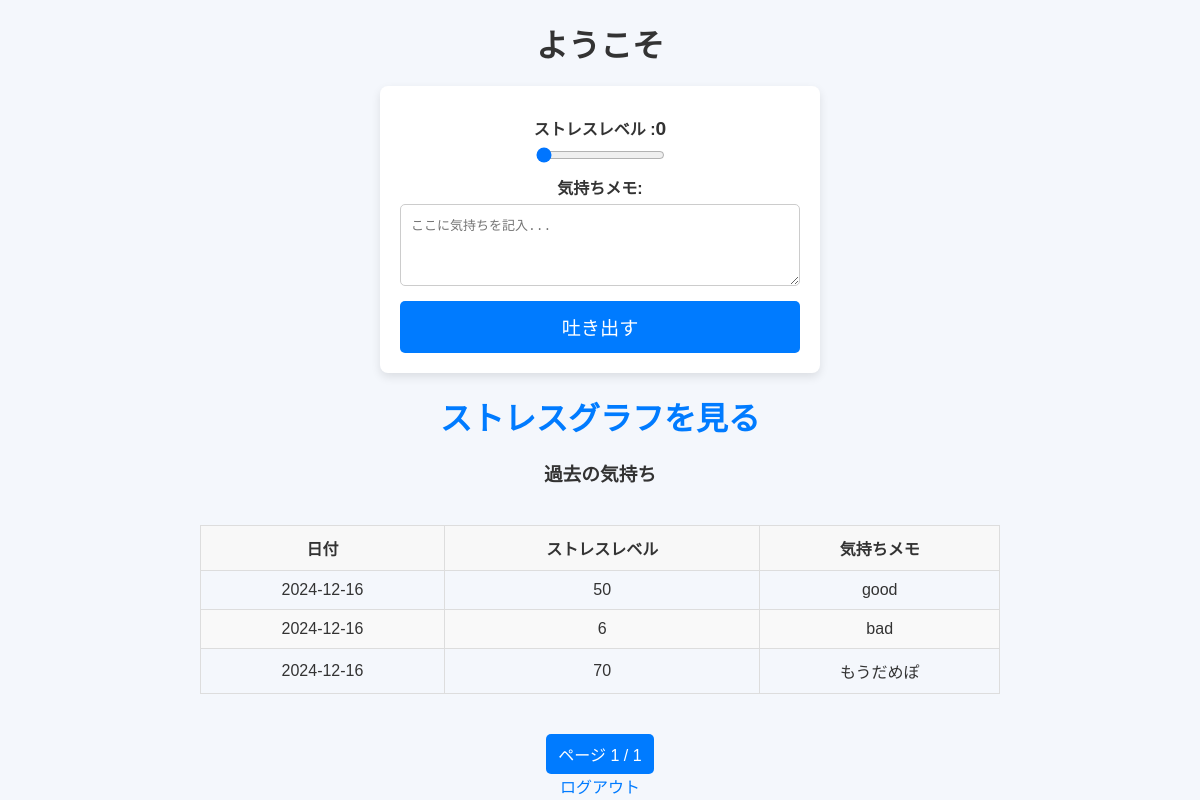
The page /dashboard (signed in) on the database as committed earlier.
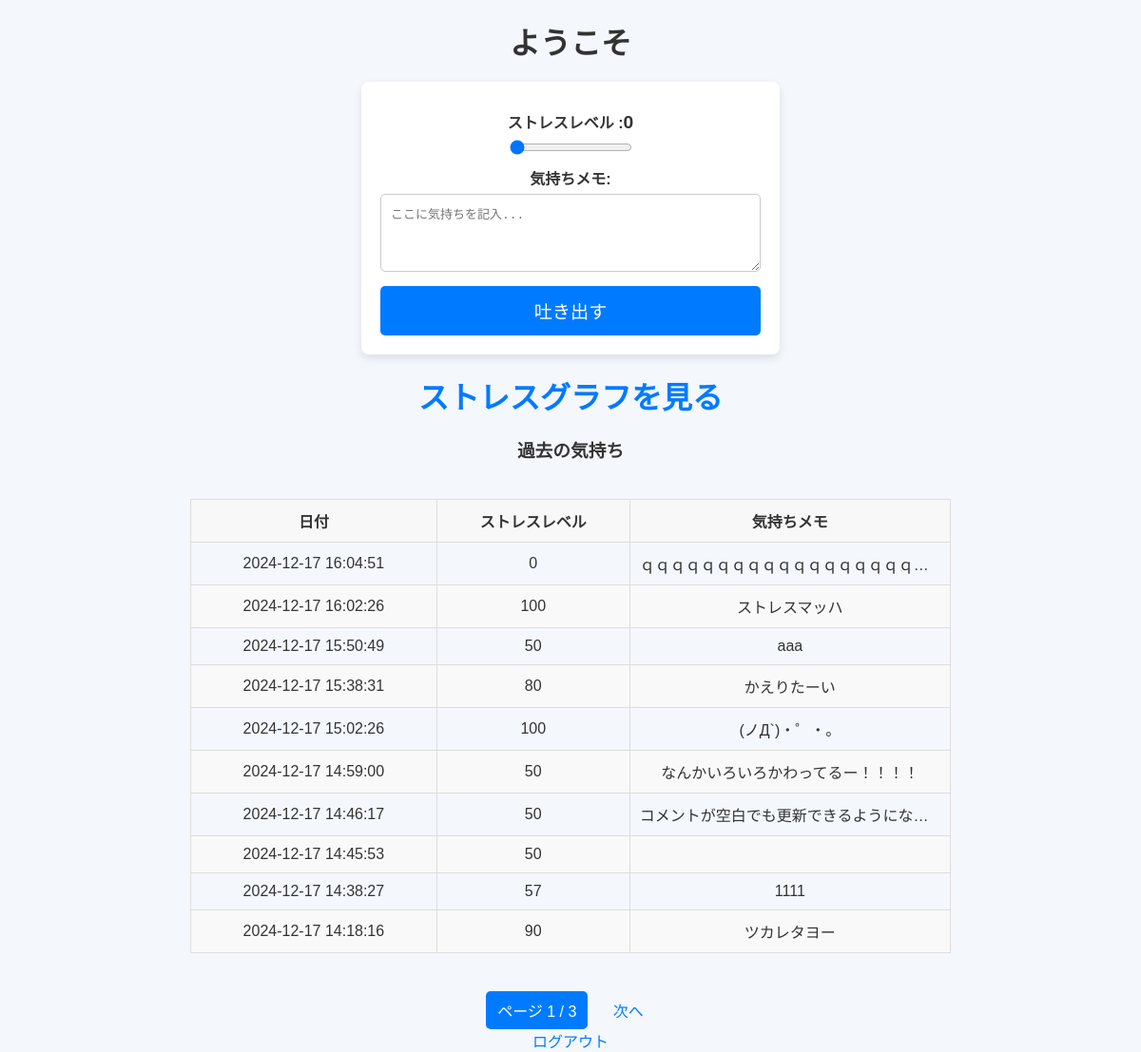
The same page on the database as committed later.
### tables this page shows
CREATE TABLE mental_checks (
            id INTEGER PRIMARY KEY AUTOINCREMENT,
            user_id INTEGER NOT NULL,
            date TEXT NOT NULL,
            stress_level INTEGER NOT NULL,
            mood_description TEXT,
            FOREIGN KEY (user_id) REFERENCES users (id)
        );

### health/Mental_Check_App.py (the view, shortened to what this page needs)
@app.route('/dashboard', methods=['GET', 'POST'])
def dashboard():
    if 'user_id' not in session:
        return redirect(url_for('login'))
    user_id = session['user_id']
    page = request.args.get('page', 1, type=int)
    per_page = 10
    error = None
    with get_db_connection() as conn:
        checks = conn.execute(
            'SELECT * FROM mental_checks WHERE user_id = ? ORDER BY date DESC LIMIT ? OFFSET ?',
            (user_id, per_page, (page - 1) * per_page)
        ).fetchall()
        total_checks = conn.execute('SELECT COUNT(*) FROM mental_checks WHERE user_id = ?', (user_id,)).fetchone()[0]
    total_pages = (total_checks + per_page - 1) // per_page
    return render_template('dashboard.html', checks=checks, page=page, total_pages=total_pages, error=error)

### health/Mental_Check_App.py (called while the page is built)
def get_db_connection():
    conn = sqlite3.connect(DATABASE)
    conn.row_factory = sqlite3.Row
    return conn

### health/templates/dashboard.html (shortened to what this page needs)
<!DOCTYPE html>
<html lang="ja">
<head>
    <link rel="stylesheet" href="{{ url_for('static', filename='css/style.css') }}">
</head>
<body>
    <h1>ようこそ</h1>
    <form action="{{ url_for('dashboard') }}" method="POST">
        <label for="stress_level">ストレスレベル :<span id="stress_value">0</span></label>
        <input type="range" id="stress_level" name="stress_level" min="0" max="100" step="5" value="0" required oninput="updateStressValue()">
        <label for="mood_description">気持ちメモ:</label>
        <textarea id="mood_description" name="mood_description" rows="4" placeholder="ここに気持ちを記入..." maxlength="500"></textarea>
        <button type="submit">吐き出す</button>
    </form>
    <h2><a href="{{ url_for('analysis') }}">ストレスグラフを見る</a></h2>
    <h3>過去の気持ち</h3>
    <div class="table-container">
        <table>
            <thead>
                <tr>
                    <th>日付</th>
                    <th>ストレスレベル</th>
                    <th>気持ちメモ</th>
                </tr>
            </thead>
            <tbody>
                {% for check in checks %}
                <tr>
                    <td>{{ check['date'] }}</td>
                    <td>{{ check['stress_level'] }}</td>
                    <td class="tooltip-cell" data-label="気持ちメモ">
                        {{ check['mood_description'] }}
                    </td>
                </tr>
                {% endfor %}
            </tbody>
        </table>
    </div>
    <div class="pagination">
        <span class="current-page">ページ {{ page }} / {{ total_pages }}</span>
        {% if page < total_pages %}
            <a href="{{ url_for('dashboard', page=page+1) }}">次へ</a>
        {% endif %}
    </div>
    <a href="{{ url_for('logout') }}">ログアウト</a>
</body>
</html>

### health/static/css/style.css (style rules this page uses)
body { font-family: 'Arial', sans-serif; background-color: #f4f7fc; color: #333; margin: 0; padding: 0; text-align: center; }
h1, h2 { font-size: 2em; color: #333; margin: 20px 0; }
textarea { width: 100%; padding: 10px; margin: 0; border: 1px solid #ccc; border-radius: 5px; box-sizing: border-box; }
form { background-color: #fff; padding: 20px; margin: 20px auto; border-radius: 8px; box-shadow: 0 4px 10px rgba(0, 0, 0, 0.1); max-width: 400px; text-align: left; display: flex; flex-direction: column; align-items: center; }
label { display: block; margin: 10px 0 5px; font-weight: bold; }
input[type="text"], input[type="password"], input[type="date"], textarea { width: 100%; padding: 10px; margin-bottom: 15px; border: 1px solid #ccc; border-radius: 5px; font-size: 1em; }
button { width: 100%; padding: 12px; background-color: #007bff; color: #fff; border: none; border-radius: 5px; font-size: 1.2em; cursor: pointer; }
a { color: #007bff; text-decoration: none; font-size: 1em; }
table { width: 100%; margin: 20px auto; border-collapse: collapse; }
th, td { padding: 10px; text-align: center; border: 1px solid #ddd; }
th { background-color: #f8f8f8; }
tr:nth-child(even) { background-color: #f9f9f9; }
.table-container { max-width: 800px; margin: 0 auto; overflow-x: auto; }
td { white-space: nowrap; overflow: hidden; text-overflow: ellipsis; max-width: 200px; }
.pagination { margin-top: 20px; }
.pagination a, .pagination span { display: inline-block; padding: 8px 12px; margin: 0 5px; text-decoration: none; background-color: #f4f7fc; color: #007bff; border-radius: 5px; }
.pagination .current-page { background-color: #007bff; color: #fff; }
#stress_value { font-size: 1.2em; font-weight: bold; }

Rows that differ between the two databases and show on the page:
no longer on this page (row edited): mental_checks: date "2024-12-16", stress_level "50", mood_description "good"
no longer on this page (row edited): mental_checks: date "2024-12-16", stress_level "6", mood_description "bad"
no longer on this page (row edited): mental_checks: date "2024-12-16", stress_level "70", mood_description "もうだめぽ"
added mental_checks: date "2024-12-17 16:04:51", stress_level "0", mood_description "ｑｑｑｑｑｑｑｑｑｑｑｑｑｑｑｑｑｑ…"
added mental_checks: date "2024-12-17 16:02:26", stress_level "100", mood_description "ストレスマッハ"
added mental_checks: date "2024-12-17 15:50:49", stress_level "50", mood_description "aaa"
added mental_checks: date "2024-12-17 15:38:31", stress_level "80", mood_description "かえりたーい"
added mental_checks: date "2024-12-17 15:02:26", stress_level "100", mood_description "(ノД`)・゜・。"
added mental_checks: date "2024-12-17 14:59:00", stress_level "50", mood_description "なんかいろいろかわってるー！！！！"
added mental_checks: date "2024-12-17 14:46:17", stress_level "50", mood_description "コメントが空白でも更新できるようにな…"
added mental_checks: date "2024-12-17 14:45:53", stress_level "50"
added mental_checks: date "2024-12-17 14:38:27", stress_level "57", mood_description "1111"
added mental_checks: date "2024-12-17 14:18:16", stress_level "90", mood_description "ツカレタヨー"
Other text that changed with them:
{{ total_pages }}: "1" → "3"
text now shown: "次へ"
